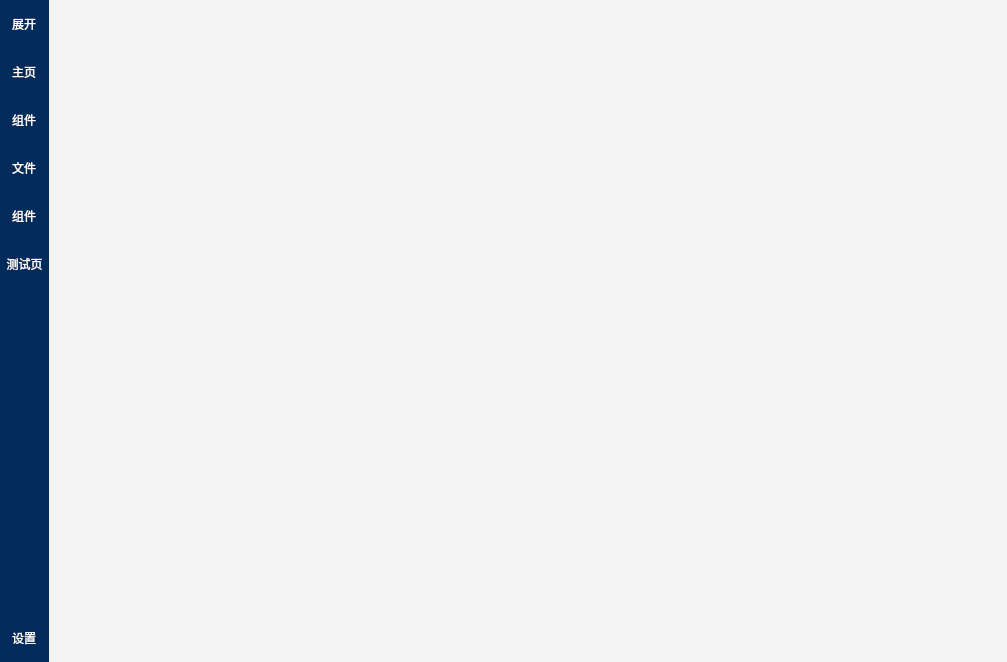
<?xml version="1.0" encoding="UTF-8"?>
<ui version="4.0">
 <class>MainWindow</class>
 <widget class="QMainWindow" name="MainWindow">
  <property name="geometry">
   <rect>
    <x>0</x>
    <y>0</y>
    <width>1007</width>
    <height>662</height>
   </rect>
  </property>
  <property name="windowTitle">
   <string>MainWindow</string>
  </property>
  <property name="styleSheet">
   <string notr="true">QMainWindow{
	background-color: #f3f3f3;
	border: 0px;
}



/*---Menu bar---*/
#menubar{
	background-color: #002b5b;
	color: #fefefe;

	padding: 4px;
	
	font: 500 10pt &quot;思源黑体 CN Medium&quot;;
	padding-left: 48px;
}

/*menu item at the menubar*/
QMenuBar::item {
    background-color: transparent;
    border-radius: 0px;
    color: #ffffff;
    padding-left: 8px;
    padding-right: 8px;
    padding-top:2px;
    padding-bottom: 2px;
}

QMenuBar::item:selected {

    border-bottom: 2px solid white;
}

</string>
  </property>
  <property name="tabShape">
   <enum>QTabWidget::Rounded</enum>
  </property>
  <property name="dockNestingEnabled">
   <bool>true</bool>
  </property>
  <property name="dockOptions">
   <set>QMainWindow::AllowNestedDocks|QMainWindow::AllowTabbedDocks|QMainWindow::AnimatedDocks|QMainWindow::GroupedDragging|QMainWindow::VerticalTabs</set>
  </property>
  <property name="unifiedTitleAndToolBarOnMac">
   <bool>true</bool>
  </property>
  <widget class="QWidget" name="centralwidget">
   <property name="styleSheet">
    <string notr="true">#centralwidget{
	background-color: transparent;
	border: 0px solid transparent;
	margin: 0px;
	padding: 0px;
}</string>
   </property>
   <layout class="QHBoxLayout" name="horizontalLayout_7">
    <property name="spacing">
     <number>0</number>
    </property>
    <property name="leftMargin">
     <number>0</number>
    </property>
    <property name="topMargin">
     <number>0</number>
    </property>
    <property name="rightMargin">
     <number>0</number>
    </property>
    <property name="bottomMargin">
     <number>0</number>
    </property>
    <item>
     <widget class="QFrame" name="sidebar_box">
      <property name="maximumSize">
       <size>
        <width>49</width>
        <height>16777215</height>
       </size>
      </property>
      <property name="styleSheet">
       <string notr="true">#sidebar_box{
	border: 0px solid;
	margin: 0px;
	padding: 0px;
}

#sidebar_container{
	background-color:  rgb(0, 43, 91);
	border: 0px solid;
	/*border-radius: 6px;*/
	margin: 0px;
	padding: 0px;
}

#sidebar_container .QToolButton{
	background-color: transparent;
	color: rgb(255, 255, 255);
	border: 0px transparent;
	border-left: 2px solid  transparent;
	border-right: 2px solid  transparent;
}

#sidebar_container .QToolButton:hover{
	border-left: 2px solid rgb(255, 255, 255);
}

#sidebar_container .QToolButton:checked{
	border-left: 2px solid rgb(255, 255, 255);
}</string>
      </property>
      <property name="frameShape">
       <enum>QFrame::StyledPanel</enum>
      </property>
      <property name="frameShadow">
       <enum>QFrame::Raised</enum>
      </property>
      <property name="lineWidth">
       <number>0</number>
      </property>
      <layout class="QHBoxLayout" name="horizontalLayout">
       <property name="spacing">
        <number>0</number>
       </property>
       <property name="leftMargin">
        <number>0</number>
       </property>
       <property name="topMargin">
        <number>0</number>
       </property>
       <property name="rightMargin">
        <number>0</number>
       </property>
       <property name="bottomMargin">
        <number>0</number>
       </property>
       <item>
        <widget class="QWidget" name="sidebar_container" native="true">
         <layout class="QVBoxLayout" name="verticalLayout_9">
          <property name="spacing">
           <number>0</number>
          </property>
          <property name="leftMargin">
           <number>0</number>
          </property>
          <property name="topMargin">
           <number>0</number>
          </property>
          <property name="rightMargin">
           <number>0</number>
          </property>
          <property name="bottomMargin">
           <number>0</number>
          </property>
          <item>
           <widget class="QToolButton" name="open_name_tbtn">
            <property name="minimumSize">
             <size>
              <width>48</width>
              <height>48</height>
             </size>
            </property>
            <property name="text">
             <string>展开</string>
            </property>
            <property name="icon">
             <iconset resource="Resource/main_window_icon/mainwindow_icon.qrc">
              <normaloff>:/mainwindow/menu.png</normaloff>:/mainwindow/menu.png</iconset>
            </property>
            <property name="iconSize">
             <size>
              <width>24</width>
              <height>24</height>
             </size>
            </property>
            <property name="checkable">
             <bool>false</bool>
            </property>
            <property name="checked">
             <bool>false</bool>
            </property>
            <property name="toolButtonStyle">
             <enum>Qt::ToolButtonIconOnly</enum>
            </property>
           </widget>
          </item>
          <item>
           <widget class="QToolButton" name="home_tbtn">
            <property name="minimumSize">
             <size>
              <width>48</width>
              <height>48</height>
             </size>
            </property>
            <property name="text">
             <string>主页</string>
            </property>
            <property name="icon">
             <iconset resource="Resource/main_window_icon/mainwindow_icon.qrc">
              <normaloff>:/mainwindow/home.png</normaloff>:/mainwindow/home.png</iconset>
            </property>
            <property name="iconSize">
             <size>
              <width>24</width>
              <height>24</height>
             </size>
            </property>
            <property name="checkable">
             <bool>true</bool>
            </property>
            <property name="checked">
             <bool>false</bool>
            </property>
            <property name="toolButtonStyle">
             <enum>Qt::ToolButtonIconOnly</enum>
            </property>
           </widget>
          </item>
          <item>
           <widget class="QToolButton" name="open_page_tbtn">
            <property name="minimumSize">
             <size>
              <width>48</width>
              <height>48</height>
             </size>
            </property>
            <property name="text">
             <string>组件</string>
            </property>
            <property name="icon">
             <iconset resource="Resource/main_window_icon/mainwindow_icon.qrc">
              <normaloff>:/mainwindow/open_page.png</normaloff>:/mainwindow/open_page.png</iconset>
            </property>
            <property name="iconSize">
             <size>
              <width>24</width>
              <height>24</height>
             </size>
            </property>
            <property name="checkable">
             <bool>true</bool>
            </property>
            <property name="toolButtonStyle">
             <enum>Qt::ToolButtonIconOnly</enum>
            </property>
           </widget>
          </item>
          <item>
           <widget class="QToolButton" name="open_file_tbtn">
            <property name="minimumSize">
             <size>
              <width>48</width>
              <height>48</height>
             </size>
            </property>
            <property name="text">
             <string>文件</string>
            </property>
            <property name="icon">
             <iconset resource="Resource/main_window_icon/mainwindow_icon.qrc">
              <normaloff>:/mainwindow/file.png</normaloff>:/mainwindow/file.png</iconset>
            </property>
            <property name="iconSize">
             <size>
              <width>24</width>
              <height>24</height>
             </size>
            </property>
            <property name="checkable">
             <bool>true</bool>
            </property>
            <property name="toolButtonStyle">
             <enum>Qt::ToolButtonIconOnly</enum>
            </property>
           </widget>
          </item>
          <item>
           <widget class="QToolButton" name="component_tbtn">
            <property name="minimumSize">
             <size>
              <width>48</width>
              <height>48</height>
             </size>
            </property>
            <property name="text">
             <string>组件</string>
            </property>
            <property name="icon">
             <iconset resource="Resource/main_window_icon/mainwindow_icon.qrc">
              <normaloff>:/mainwindow/component.png</normaloff>:/mainwindow/component.png</iconset>
            </property>
            <property name="iconSize">
             <size>
              <width>24</width>
              <height>24</height>
             </size>
            </property>
            <property name="checkable">
             <bool>true</bool>
            </property>
            <property name="toolButtonStyle">
             <enum>Qt::ToolButtonIconOnly</enum>
            </property>
           </widget>
          </item>
          <item>
           <widget class="QToolButton" name="component_tbtn_2">
            <property name="minimumSize">
             <size>
              <width>48</width>
              <height>48</height>
             </size>
            </property>
            <property name="text">
             <string>测试页</string>
            </property>
            <property name="icon">
             <iconset resource="Resource/main_window_icon/mainwindow_icon.qrc">
              <normaloff>:/mainwindow/test.png</normaloff>:/mainwindow/test.png</iconset>
            </property>
            <property name="iconSize">
             <size>
              <width>24</width>
              <height>24</height>
             </size>
            </property>
            <property name="checkable">
             <bool>true</bool>
            </property>
            <property name="toolButtonStyle">
             <enum>Qt::ToolButtonIconOnly</enum>
            </property>
           </widget>
          </item>
          <item>
           <spacer name="sidebar_spacer">
            <property name="orientation">
             <enum>Qt::Vertical</enum>
            </property>
            <property name="sizeHint" stdset="0">
             <size>
              <width>20</width>
              <height>483</height>
             </size>
            </property>
           </spacer>
          </item>
          <item>
           <widget class="QToolButton" name="settings_tbtn">
            <property name="minimumSize">
             <size>
              <width>48</width>
              <height>48</height>
             </size>
            </property>
            <property name="text">
             <string>设置</string>
            </property>
            <property name="icon">
             <iconset resource="Resource/main_window_icon/mainwindow_icon.qrc">
              <normaloff>:/mainwindow/settings.png</normaloff>:/mainwindow/settings.png</iconset>
            </property>
            <property name="iconSize">
             <size>
              <width>24</width>
              <height>24</height>
             </size>
            </property>
            <property name="checkable">
             <bool>true</bool>
            </property>
            <property name="checked">
             <bool>false</bool>
            </property>
            <property name="toolButtonStyle">
             <enum>Qt::ToolButtonIconOnly</enum>
            </property>
           </widget>
          </item>
         </layout>
        </widget>
       </item>
      </layout>
     </widget>
    </item>
    <item>
     <widget class="QFrame" name="main_page_box">
      <property name="styleSheet">
       <string notr="true">#main_page_box{
	/*右侧页面的box*/
	background-color: transparent;
	border: 0px solid transparent;
}
#main_page_container{
	/*右侧页面的box*/
	background-color: transparent;
	border: 0px solid transparent;
}


/*-----------------------------------------------------------------------------------------------------*/
/*主要页面的样式表*/
/*-----------------------------------------------------------------------------------------------------*/

.QFrame#page_tab_box{
/*电路图放置Tab页面的box*/
	background-color: transparent;
	margin: 0px;
	padding: 0px;
	border: 0px;
}

.QWidget#page_tab_container{
/*Tab widget的容器*/
	background-color: transparent;
	border: 0px solid transparent;
	border-radius: 6px;
}

/*.QWidget#page_tab_widget{
Tab widget的主体，qss应当由其本身完成
}*/

#elec_view_box{
background-color: transparent;
border: 0px;
}
#elec_view_container{/*Page Container*/
background-color: transparent;
border: 0px solid transparent;
border-radius: 0px;
}
/*特例电路图的样式表*/
#elec_view{
background-color: rgb(253, 253, 253);
border: 0px solid transparent;
border-radius: 0px;
padding: 4px;
}

/*-----------------------------------------------------------------------------------------------------*/
/*页面的splliter*/
/*-----------------------------------------------------------------------------------------------------*/
#page_info_spliter::handle {	
	background-color: transparent;
	border: 0px;
	margin: 0px;
}
#page_info_spliter::handle:hover   {
	background-color: #93a1a1;
}
#page_info_spliter::handle:pressed   {
	background-color: #93a1a1;
}


/*-----------------------------------------------------------------------------------------------------*/
/*下方info组件的样式表*/
/*-----------------------------------------------------------------------------------------------------*/
#info_tab_box{
	background-color: transparent;
}

#info_tab_container{
	background-color: transparent;
	border: 0px solid transparent;
	
}

/*#info_tab_widget{}/*
/*Tab widget的主体，qss应当由其本身完成*/</string>
      </property>
      <property name="frameShape">
       <enum>QFrame::StyledPanel</enum>
      </property>
      <property name="frameShadow">
       <enum>QFrame::Raised</enum>
      </property>
      <layout class="QVBoxLayout" name="verticalLayout_4">
       <property name="spacing">
        <number>0</number>
       </property>
       <property name="leftMargin">
        <number>0</number>
       </property>
       <property name="topMargin">
        <number>0</number>
       </property>
       <property name="rightMargin">
        <number>0</number>
       </property>
       <property name="bottomMargin">
        <number>0</number>
       </property>
       <item>
        <widget class="QWidget" name="main_page_container" native="true">
         <layout class="QVBoxLayout" name="verticalLayout_5">
          <property name="spacing">
           <number>0</number>
          </property>
          <property name="leftMargin">
           <number>0</number>
          </property>
          <property name="topMargin">
           <number>0</number>
          </property>
          <property name="rightMargin">
           <number>0</number>
          </property>
          <property name="bottomMargin">
           <number>0</number>
          </property>
          <item>
           <widget class="QSplitter" name="page_info_spliter">
            <property name="orientation">
             <enum>Qt::Vertical</enum>
            </property>
            <property name="handleWidth">
             <number>1</number>
            </property>
            <widget class="QFrame" name="page_tab_box">
             <property name="styleSheet">
              <string notr="true"/>
             </property>
             <property name="frameShape">
              <enum>QFrame::StyledPanel</enum>
             </property>
             <property name="frameShadow">
              <enum>QFrame::Raised</enum>
             </property>
             <layout class="QVBoxLayout" name="verticalLayout">
              <property name="spacing">
               <number>0</number>
              </property>
              <property name="leftMargin">
               <number>0</number>
              </property>
              <property name="topMargin">
               <number>0</number>
              </property>
              <property name="rightMargin">
               <number>0</number>
              </property>
              <property name="bottomMargin">
               <number>0</number>
              </property>
              <item>
               <widget class="QWidget" name="page_tab_container" native="true">
                <layout class="QVBoxLayout" name="verticalLayout_3">
                 <property name="spacing">
                  <number>0</number>
                 </property>
                 <property name="leftMargin">
                  <number>0</number>
                 </property>
                 <property name="topMargin">
                  <number>0</number>
                 </property>
                 <property name="rightMargin">
                  <number>0</number>
                 </property>
                 <property name="bottomMargin">
                  <number>0</number>
                 </property>
                 <item>
                  <widget class="FlatTabWidget" name="page_tab_widget" native="true"/>
                 </item>
                </layout>
               </widget>
              </item>
             </layout>
            </widget>
            <widget class="QFrame" name="info_tab_box">
             <property name="styleSheet">
              <string notr="true"/>
             </property>
             <layout class="QHBoxLayout" name="horizontalLayout_8">
              <property name="spacing">
               <number>0</number>
              </property>
              <property name="leftMargin">
               <number>0</number>
              </property>
              <property name="topMargin">
               <number>0</number>
              </property>
              <property name="rightMargin">
               <number>0</number>
              </property>
              <property name="bottomMargin">
               <number>0</number>
              </property>
              <item>
               <widget class="QWidget" name="info_tab_container" native="true">
                <layout class="QHBoxLayout" name="horizontalLayout_3">
                 <property name="spacing">
                  <number>0</number>
                 </property>
                 <property name="leftMargin">
                  <number>0</number>
                 </property>
                 <property name="topMargin">
                  <number>0</number>
                 </property>
                 <property name="rightMargin">
                  <number>0</number>
                 </property>
                 <property name="bottomMargin">
                  <number>0</number>
                 </property>
                 <item>
                  <widget class="FlatTabWidget" name="info_tab_widget" native="true"/>
                 </item>
                </layout>
               </widget>
              </item>
             </layout>
            </widget>
           </widget>
          </item>
         </layout>
        </widget>
       </item>
      </layout>
     </widget>
    </item>
   </layout>
  </widget>
  <action name="actionOpen">
   <property name="text">
    <string>Open</string>
   </property>
  </action>
  <action name="actiontxt">
   <property name="text">
    <string>txt</string>
   </property>
  </action>
 </widget>
 <customwidgets>
  <customwidget>
   <class>FlatTabWidget</class>
   <extends>QWidget</extends>
   <header>flattabwidget.h</header>
   <container>1</container>
  </customwidget>
 </customwidgets>
 <resources>
  <include location="Resource/main_window_icon/mainwindow_icon.qrc"/>
 </resources>
 <connections/>
</ui>
